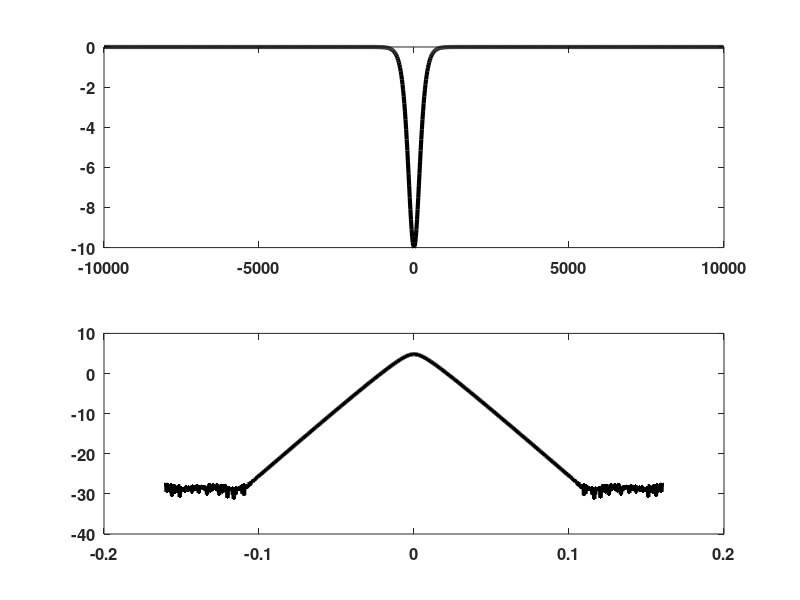
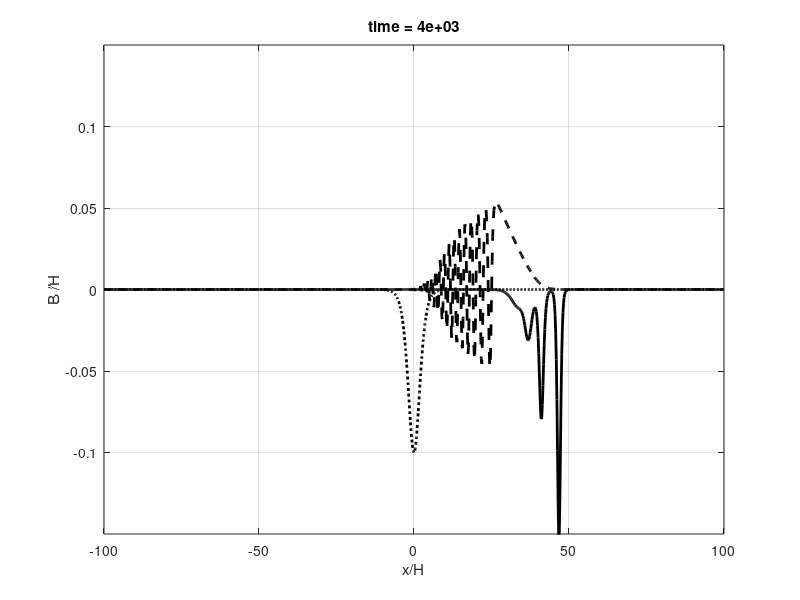
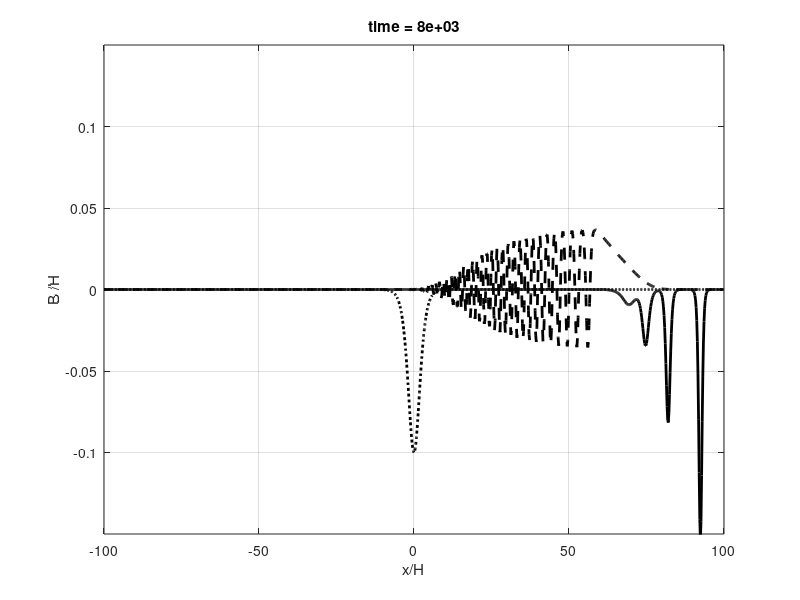

Write the MATLAB code that produced these figures, in order.
%%FFT based method for the BBM equation
%% B_t + c_0 B_x + alpha B B_x - (beta/c)B_xxt = 0
% Uses leapfrog scheme

clear all; close all
%Physical parameters
H=100;
h1=20; %upper layer depth
h2=H-h1; %lower layer depth
g=9.81; drho=0.005; gp=g*drho;
ctwolayer=sqrt(gp*h1*h2/H);
betatwolayer=ctwolayer*h1*h2/6;
alphatwolayer=1.5*ctwolayer*(h1-h2)/(h1*h2);

%define a spatial grid
xmin = -1e4;
xmax = 1e4;
N = 2^10;
x = linspace(xmin,xmax,N+1); x=x(1:end-1);
dx = x(2)-x(1);

%make initial condition
B1 = -0.1*H*sech(x/(0.025*xmax)).^2;
B2 = -B1;%.*sin(2*pi*x/2);
u0=B1;


%make wave numbers
nyquist_freq = 2*pi/(xmax-xmin);
ks=[0:N/2-1 0 -N/2+1:-1]*nyquist_freq;
ks2=ks.*ks; ks3=ks2.*ks;

% define the filter; this section is presently unused
% Here I use hypervisocsity so the order should be even
% The parameter can be somewhat automated but here I tune by hand
% filtord=8;
% hypervisc=1e-16;
% myfilt=1./(1+hypervisc*ks.^filtord);

% figure(100)
% clf
% subplot(2,1,1)
% plot(ks,'bo')
% ylabel('wavenumber')
% subplot(2,1,2)
% plot(fftshift(ks),fftshift(myfilt),'bo')
% xlabel('wavenumber')
% ylabel('filter')

%time step and number of steps
t=0;
dt = 1e-1;twodt=2*dt;
numstps=4e4;
numouts=2;
figure(1)
clf
% this sets the thick line plotting parameters useful for hard copies and journals
 set(gcf,'DefaultLineLineWidth',3,'DefaultTextFontSize',12,...
        'DefaultTextFontWeight','bold','DefaultAxesFontSize',12,...
          'DefaultAxesFontWeight','bold');
subplot(2,1,1)
plot(x,u0,'k-')
subplot(2,1,2)
u0f=fft(u0);spec0=log10(u0f.*conj(u0f));
plot(fftshift(ks),fftshift(spec0),'k.-')

bbmfact=1./(1+(betatwolayer/ctwolayer).*ks2);
%start with one backward Euler time step then move to leapfrog
B1lin=-ctwolayer*sqrt(-1)*ks.*fft(B1);
B1nl=-0.5*alphatwolayer*sqrt(-1)*ks.*fft(B1.^2);
B1p=B1-dt*real(ifft(bbmfact.*(B1lin+B1nl)));
B2lin=-ctwolayer*sqrt(-1)*ks.*fft(B2);
B2nl=-0.5*alphatwolayer*sqrt(-1)*ks.*fft(B2.^2);
B2p=B2-dt*real(ifft(bbmfact.*(B2lin+B2nl)));
for ii=1:numouts
   for jj=1:numstps 
    t=t+dt;
    % explicit method for BBM
    B1lin=-ctwolayer*sqrt(-1)*ks.*fft(B1);
    B1nl=-0.5*alphatwolayer*sqrt(-1)*ks.*fft(B1.^2);
    B1f = B1p+twodt*real(ifft(bbmfact.*(B1lin+B1nl)));
    % explicit method for BBM
    B2lin=-ctwolayer*sqrt(-1)*ks.*fft(B2);
    B2nl=-0.5*alphatwolayer*sqrt(-1)*ks.*fft(B2.^2);
    B2f = B2p+twodt*real(ifft(bbmfact.*(B2lin+B2nl)));
    % now rotate the times
    B1p=B1; B1=B1f; B2p=B2; B2=B2f;
   end 
   figure
   clf
% this sets the thick line plotting parameters useful for hard copies and journals
% old Matlab only
%  set(gcf,'DefaultLineLineWidth',3,'DefaultTextFontSize',12,...
%         'DefaultTextFontWeight','bold','DefaultAxesFontSize',12,...
%           'DefaultAxesFontWeight','bold');
   %subplot(2,1,1)
   h=plot(x/H,u0/H,'k:',x/H,B1/H,'k-',x/H,B2/H,'k--')
   set(h,'linewidth',2)
   grid on
   xlabel('x/H');
   ylabel('B /H');
   title(['time = ' num2str(t,2)]);
   axis([xmin/H xmax/H -1.5*max(max(abs(u0)))/H 1.5*max(max(abs(u0)))/H])
   drawnow

end
